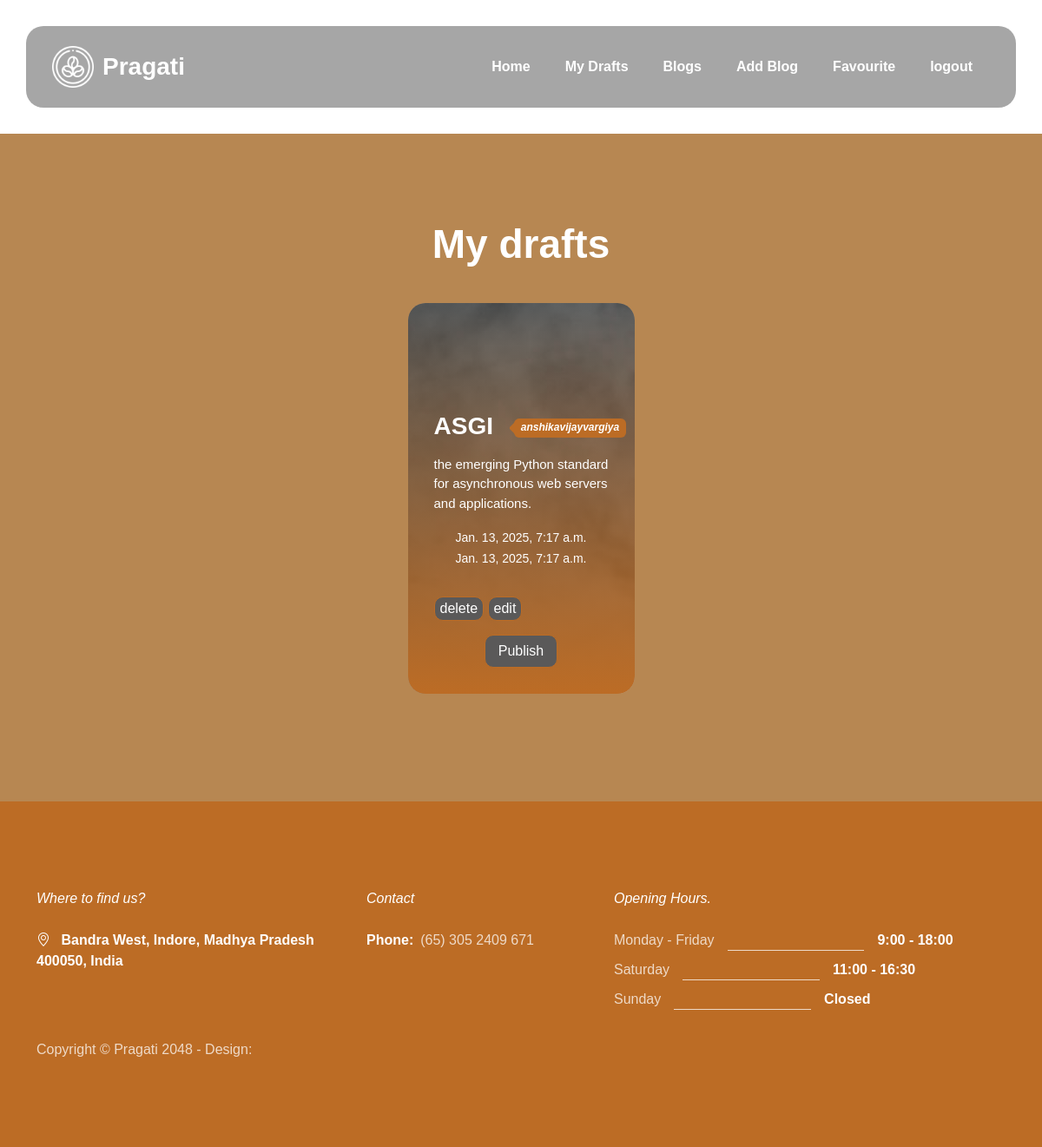
The app's page /draft (signed in) with its own data.
### blog/models.py (models this page shows, shortened)
class Blog(models.Model):
    i=[("Draft","draft"),("Published","Published")]
    title=models.CharField(max_length=100)
    author=models.ForeignKey(User,on_delete=models.CASCADE)
    description=models.TextField()
    status=models.CharField(max_length=30,choices=i,default="draft")
    curr=models.DateTimeField(auto_now_add=True)
    up_date=models.DateTimeField(auto_now=True)

### blog/views.py (the view)
# urls.py: path("draft",views.draft,name="draft"),
def draft(request):
    obj=Blog.objects.filter(status="Draft",author=request.user)
    return render(request,"drafts.html",{"obj":obj})

### blog/templates/drafts.html (shortened to what this page needs)
{% extends "base.html" %}
{% load static %}
{% block content %}
    <section class="barista-section section-padding section-bg" id="barista-team">
        <div class="container">
            <div class="row justify-content-center">
                <div class="col-lg-12 col-12 text-center mb-4 pb-lg-2">
                    <h2 class="text-white">My drafts</h2>
                </div>
                {% for i in obj %}
                <div class="col-lg-3 col-md-6 col-12 mb-4">
                    <div class="team-block-wrap">
                        <div class="team-block-info d-flex flex-column">
                            <div class="d-flex mt-auto mb-3">
                                <h4 class="text-white mb-0">{{i.title}}</h4>
                                <p class="badge ms-4"><em>{{i.author}}</em></p>
                            </div>
                            <p class="text-white mb-0" style="font-size: 15px;">{{i.description}}</p>
                            <div class="col-lg-12 col-12 text-center mb-4 pb-lg-2" class="col-sm-9" style="padding-top: 16px;" >
                                <small class="text-white" >{{i.curr}}</small><br>
                                <small class="text-white">{{i.up_date}}</small>
                            </div>
                            {% if i.author == request.user or user.is_staff %}
                            <div>
                                <form action="" method="POST">
                                <button style="background:#5a5959 ;border:1px solid #BC6C25; border-radius:10px ;" class="text-white" type="submit">
                                    <a href="{% url 'blog:delete' i.id %}" class="text-white">delete</a></button>
                                    <button style="background:#5a5959 ;border:1px solid #BC6C25; border-radius:10px ;" class="text-white" type="submit">
                                        <a href="{% url 'blog:edit' i.id %}" class="text-white">edit</a></button>
                                        <div class="col-lg-5 col-12 mx-auto mt-3">
                                            <button type="submit" class="form-control text-white" style="background:#5a5959 ;border:1px solid #BC6C25; border-radius:10px ;"><a href="{% url 'blog:publish' i.id %}" class="text-white">Publish</a></button>
                                        </div></form>
                            </div>
                            {% endif %}
                        </div>
                        <div class="team-block-image-wrap">
                            <img src="{% static 'images/team/portrait-elegant-old-man-wearing-suit.jpg' %}"  alt="">
                        </div>
                    </div>
                </div>
                {% endfor %}
            </div>
        </div>
    </section>
    {% endblock %}

### static/css/tooplate-barista.css (style rules this page uses)
:root { --white-color: #ffffff; --primary-color: #BC6C25; --secondary-color: #DDA15E; --section-bg-color: #b78752; --custom-btn-bg-color: #BC6C25; --custom-btn-bg-hover-color: #DDA15E; --dark-color: #000000; --p-color: #717275; --border-color: #7fffd4; --link-hover-color: #E76F51; --body-font-family: 'Plus Jakarta Sans', sans-serif; --h1-font-size: 68px; --h2-font-size: 46px; --h3-font-size: 32px; --h4-font-size: 28px; --h5-font-size: 24px; --h6-font-size: 22px; --p-font-size: 20px; --btn-font-size: 16px; --form-btn-font-size: 18px; --menu-font-size: 16px; --border-radius-large: 100px; --border-radius-medium: 20px; --border-radius-small: 10px; --font-weight-thin: 200; --font-weight-light: 300; --font-weight-normal: 400; --font-weight-bold: 700; }
body { background-color: var(--white-color); font-family: var(--body-font-family); }
h2, h3, h4, h5, h6 { color: var(--dark-color); }
h1, h2, h3, h4, h5, h6 { font-weight: var(--font-weight-bold); }
h2 { font-size: var(--h2-font-size); }
h4 { font-size: var(--h4-font-size); }
p { color: var(--p-color); font-size: var(--p-font-size); font-weight: var(--font-weight-light); }
a, button { touch-action: manipulation; transition: all 0.3s; }
a { display: inline-block; color: var(--primary-color); text-decoration: none; }
.section-padding { padding-top: 100px; padding-bottom: 100px; }
.section-bg { background-color: var(--section-bg-color); }
.team-block-wrap { background-color: var(--secondary-color); border-radius: var(--border-radius-medium); position: relative; overflow: hidden; max-height: 450px; cursor: pointer; }
.team-block-image-wrap { width: 100%; }
.team-block-info { background-image: linear-gradient(to bottom, rgba(0, 0, 0, 0.35), rgba(188, 108, 37, 1)); position: absolute; z-index: 2; top: 0; right: 0; bottom: 0; left: 0; padding: 30px; }
.team-block-info .badge { margin: auto; top: 2px; bottom: 0; }
.badge { background-color: var(--primary-color); font-size: 12px; position: relative; bottom: 4px; padding-bottom: 6px; }
.badge::before { content: ""; position: absolute; top: 0; bottom: 0; left: -5px; border-top: 10px solid transparent; border-bottom: 10px solid transparent; border-right: 10px solid var(--primary-color); }

### records on screen
Blog: title "ASGI", author "anshikavijayvargiya", description "the emerging Python standard for asynchronous web servers and applications.", curr "Jan. 13, 2025, 7:17 a.m.", up_date "Jan. 13, 2025, 7:17 a.m.", shows "delete"
